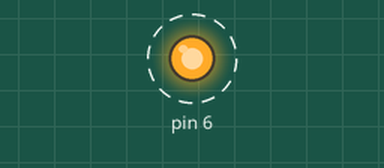
Recording of a sketch running on a simulated Arduino Uno, built with avr-gcc and run on an emulated ATmega328P. Shown: output pins drawn as LEDs (lit = HIGH). Dashed ring = blinking.

Above: at 0.5 s.
Timing chart, 0 to 4.6 s (numbered marks = the images above):
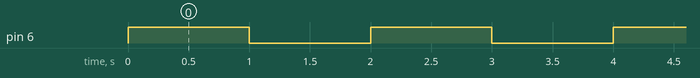

The sketch:

Day_2CW.ino
```cpp
// LED blinking using

void setup() {
  // put your setup code here, to run once:
  DDRD = B01000000;
}

void loop() {
  // put your main code here, to run repeatedly:
  PORTD |= B01000000;
  delay(1000);
  PORTD &= !B0100000;
  delay(1000);
}
```

Measured:
- by itself, pin 6: alternates HIGH for 1.0 s and LOW for 1.0 s
